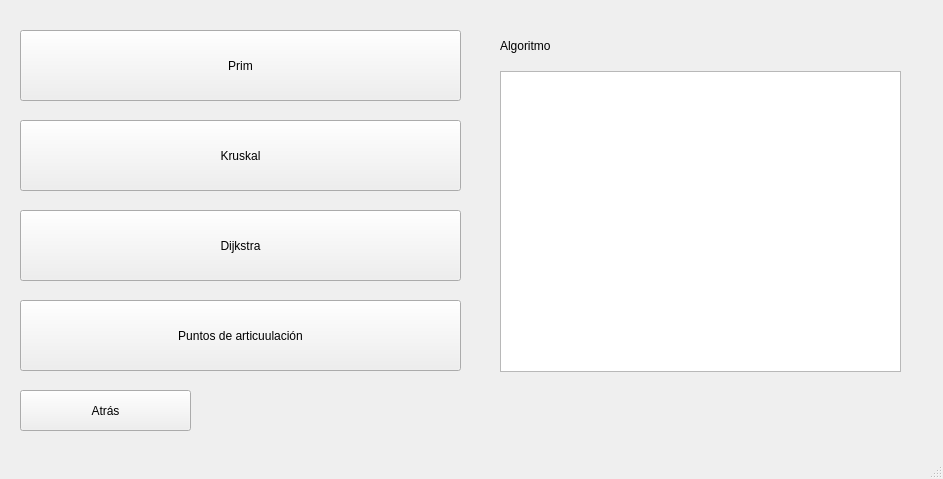
<?xml version="1.0" encoding="UTF-8"?>
<ui version="4.0">
 <class>cityWindow</class>
 <widget class="QMainWindow" name="cityWindow">
  <property name="geometry">
   <rect>
    <x>0</x>
    <y>0</y>
    <width>943</width>
    <height>479</height>
   </rect>
  </property>
  <property name="windowTitle">
   <string>MainWindow</string>
  </property>
  <widget class="QWidget" name="centralwidget">
   <widget class="QPushButton" name="insertarPas">
    <property name="geometry">
     <rect>
      <x>20</x>
      <y>30</y>
      <width>441</width>
      <height>71</height>
     </rect>
    </property>
    <property name="text">
     <string>Prim</string>
    </property>
   </widget>
   <widget class="QPushButton" name="back">
    <property name="geometry">
     <rect>
      <x>20</x>
      <y>390</y>
      <width>171</width>
      <height>41</height>
     </rect>
    </property>
    <property name="text">
     <string>Atrás</string>
    </property>
   </widget>
   <widget class="QPushButton" name="insertarPas_2">
    <property name="geometry">
     <rect>
      <x>20</x>
      <y>120</y>
      <width>441</width>
      <height>71</height>
     </rect>
    </property>
    <property name="text">
     <string>Kruskal</string>
    </property>
   </widget>
   <widget class="QPushButton" name="insertarPas_3">
    <property name="geometry">
     <rect>
      <x>20</x>
      <y>210</y>
      <width>441</width>
      <height>71</height>
     </rect>
    </property>
    <property name="text">
     <string>Dijkstra</string>
    </property>
   </widget>
   <widget class="QPushButton" name="insertarPas_4">
    <property name="geometry">
     <rect>
      <x>20</x>
      <y>300</y>
      <width>441</width>
      <height>71</height>
     </rect>
    </property>
    <property name="text">
     <string>Puntos de articuulación</string>
    </property>
   </widget>
   <widget class="QListWidget" name="listWidget">
    <property name="geometry">
     <rect>
      <x>500</x>
      <y>71</y>
      <width>401</width>
      <height>301</height>
     </rect>
    </property>
   </widget>
   <widget class="QLabel" name="label">
    <property name="geometry">
     <rect>
      <x>500</x>
      <y>30</y>
      <width>201</width>
      <height>31</height>
     </rect>
    </property>
    <property name="text">
     <string>Algoritmo</string>
    </property>
   </widget>
  </widget>
  <widget class="QMenuBar" name="menubar">
   <property name="geometry">
    <rect>
     <x>0</x>
     <y>0</y>
     <width>943</width>
     <height>17</height>
    </rect>
   </property>
  </widget>
  <widget class="QStatusBar" name="statusbar"/>
 </widget>
 <resources/>
 <connections/>
</ui>
